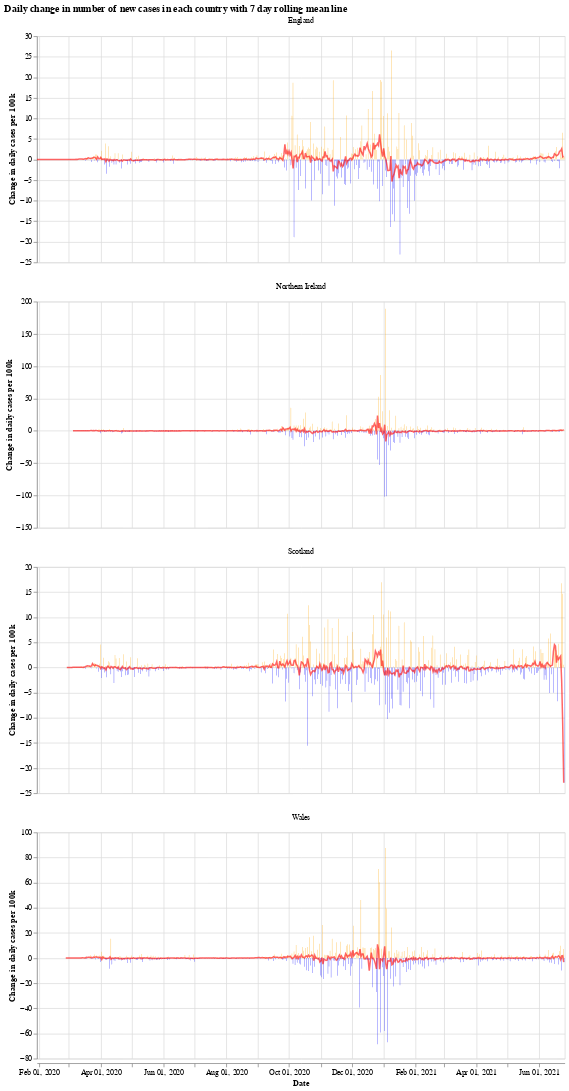

The notebook cell this image was saved under:
### Markdown cell above
We will use the Python library `Altair` for visualising the data, see the [altair docs](https://altair-viz.github.io/) for more information.

First we have a graph which shows the daily change in the number of new cases for each country. This number jumps up and down all over the place, which is likely due to delay in reporting of new cases over the weekend. Another interesting thing is that it looks like the daily cases in Wales experienced a much shorter period of calm over the summer (calm in the sense of daily cases not jumping up and down).

The orange bars are days when the number of new cases (per 100k population) was more than the previous day, while the blue are days when the number of new cases dropped. The red line is the 7 day moving average. 

When the moving average line is below 0, it means that there is a consistent drop in new cases. We can see this clearly happening around the times that lockdowns were introduced (though, to varying degrees). I will update the graphs soon with a marker of when each lockdown started.

### Code cell
# collapse
import altair as alt

bars = alt.Chart(uk_cases).mark_bar().encode(
    x=alt.X("yearmonthdate(date):T", axis=alt.Axis(title='Date')),
    y=alt.Y("casesChangeRate:Q", axis=alt.Axis(title='Change in daily cases per 100k')),
    tooltip='casesChange',
    color=alt.condition(
        alt.datum.casesChangeRate > 0,
        alt.value("orange"),  # The positive color
        alt.value("blue")  # The negative color
    )
).properties(title='Daily change in number of new cases with 7 day rolling mean',width=700).interactive()

line = alt.Chart(uk_cases).mark_line(
    color='red',
    size=2,
    opacity=0.6
).transform_window(
    rolling_mean='mean(casesChangeRate)',
    frame=[0, 7],
    groupby=['areaName']
).encode(
    x='yearmonthdate(date):T',
    y='rolling_mean:Q'
)

alt.layer(bars, line, data=uk_cases).facet(alt.Column(
    'areaName', title=''), columns=1).resolve_scale(y='independent').properties(title='Daily change in number of new cases in each country with 7 day rolling mean line')

### Figure 1 — Vega-Lite specification as saved in the notebook (floating-point values rounded to 4 significant figures; data arrays with more than 128 entries replaced by an {"elided": "..."} marker saying what was removed)
{"config": {"view": {"continuousWidth": 400, "continuousHeight": 300}}, "data": {"name": "data-e18468ae10e63ea8b8ff44da209cdacf"}, "facet": {"type": "nominal", "field": "areaName", "title": ""}, "spec": {"layer": [{"mark": "bar", "encoding": {"color": {"condition": {"value": "orange", "test": "(datum.casesChangeRate > 0)"}, "value": "blue"}, "tooltip": {"type": "quantitative", "field": "casesChange"}, "x": {"type": "temporal", "axis": {"title": "Date"}, "field": "date", "timeUnit": "yearmonthdate"}, "y": {"type": "quantitative", "axis": {"title": "Change in daily cases per 100k"}, "field": "casesChangeRate"}}, "selection": {"selector001": {"type": "interval", "bind": "scales", "encodings": ["x", "y"]}}, "title": "Daily change in number of new cases with 7 day rolling mean", "width": 700}, {"mark": {"type": "line", "color": "red", "opacity": 0.6, "size": 2}, "encoding": {"x": {"type": "temporal", "field": "date", "timeUnit": "yearmonthdate"}, "y": {"type": "quantitative", "field": "rolling_mean"}}, "transform": [{"window": [{"op": "mean", "field": "casesChangeRate", "as": "rolling_mean"}], "frame": [0, 7], "groupby": ["areaName"]}]}]}, "columns": 1, "resolve": {"scale": {"y": "independent"}}, "title": "Daily change in number of new cases in each country with 7 day rolling mean line", "$schema": "https://vega.github.io/schema/vega-lite/v4.8.1.json", "datasets": {"data-e18468ae10e63ea8b8ff44da209cdacf": {"elided": "1960 records"}}}
